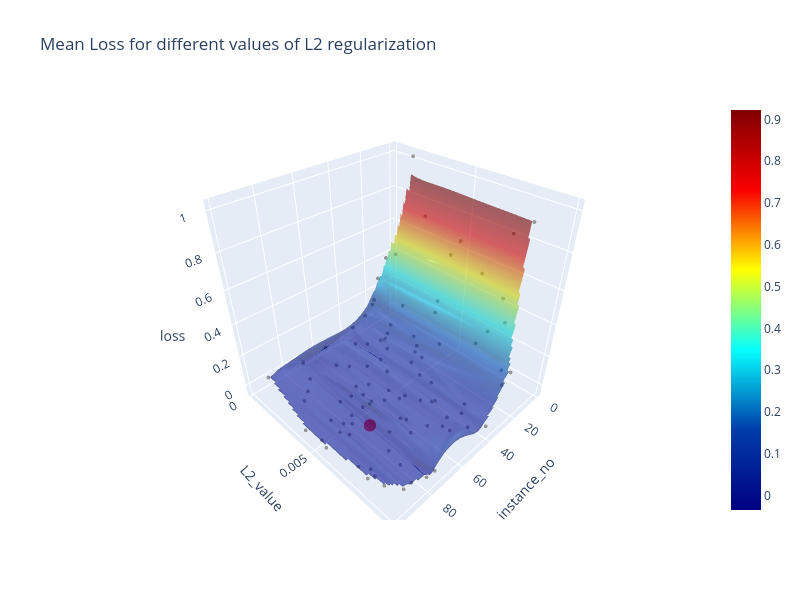
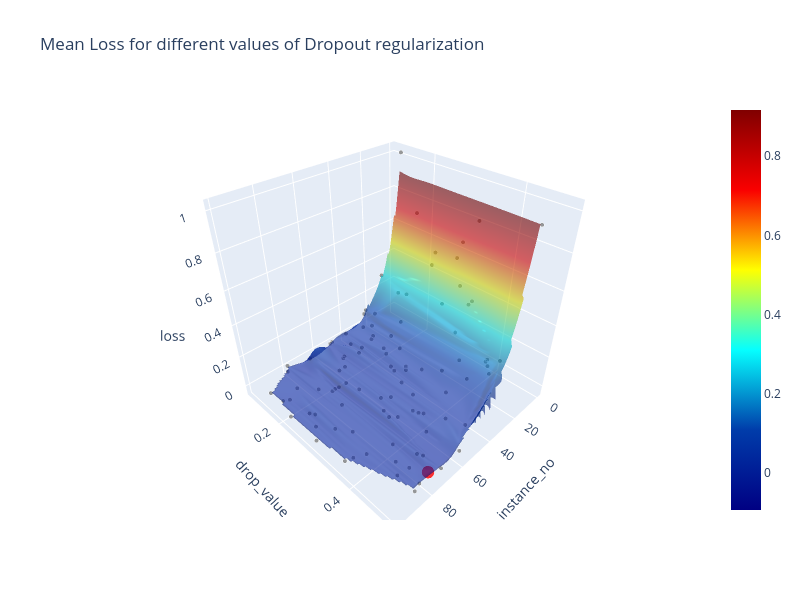

These figures' notebook cell, in order:
### Code cell
plot_3d_scatter_surface(df, 'instance_no', ['L2_value', 'drop_value'], 'loss', surface=True, highlight=True)
